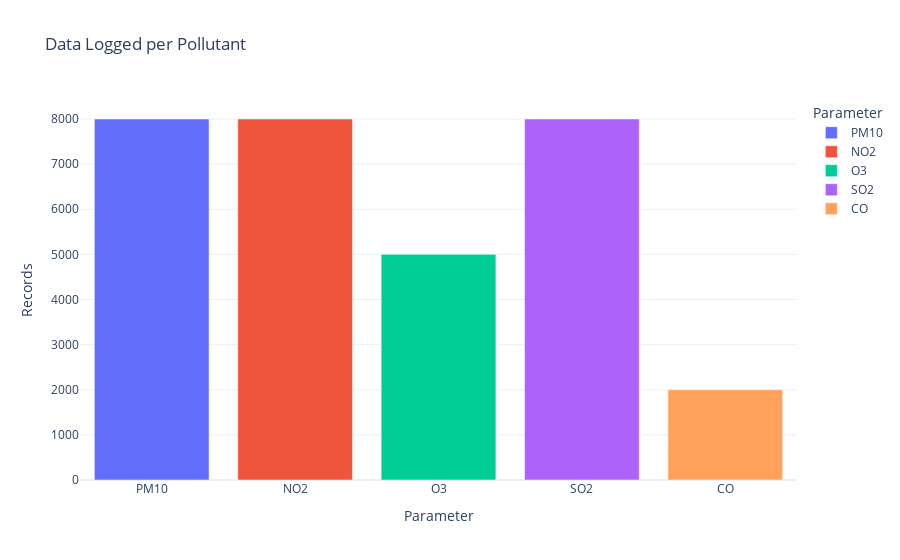

Notebook cell for this chart:
### Markdown cell above
## 5. Multi-Pollutant Overview
Let's see if we have other pollutants available.

### Code cell
parameters = ['pm10', 'no2', 'o3', 'so2', 'co']
summary_data = []

for param in parameters:
    df_temp = load_all_data(param)
    if not df_temp.empty:
        mean_val = df_temp['value'].mean()
        max_val = df_temp['value'].max()
        summary_data.append({'Parameter': param.upper(), 'Records': len(df_temp), 'Mean': mean_val, 'Max': max_val})

if summary_data:
    df_summary = pd.DataFrame(summary_data)
    
    fig = px.bar(
        df_summary, 
        x='Parameter', 
        y='Records',
        title='Data Logged per Pollutant',
        color='Parameter'
    )
    fig.show()
    display(df_summary)

### Figure 1 — Plotly figure (JSON) as saved in the notebook; plotly's stock layout.template omitted (floating-point values rounded to 4 significant figures)
{"data": [{"hovertemplate": "Parameter=%{x}<br>Records=%{y}<extra></extra>", "legendgroup": "PM10", "marker": {"color": "#636efa", "pattern": {"shape": ""}}, "name": "PM10", "orientation": "v", "showlegend": true, "textposition": "auto", "type": "bar", "x": ["PM10"], "xaxis": "x", "y": [8000], "yaxis": "y"}, {"hovertemplate": "Parameter=%{x}<br>Records=%{y}<extra></extra>", "legendgroup": "NO2", "marker": {"color": "#EF553B", "pattern": {"shape": ""}}, "name": "NO2", "orientation": "v", "showlegend": true, "textposition": "auto", "type": "bar", "x": ["NO2"], "xaxis": "x", "y": [8000], "yaxis": "y"}, {"hovertemplate": "Parameter=%{x}<br>Records=%{y}<extra></extra>", "legendgroup": "O3", "marker": {"color": "#00cc96", "pattern": {"shape": ""}}, "name": "O3", "orientation": "v", "showlegend": true, "textposition": "auto", "type": "bar", "x": ["O3"], "xaxis": "x", "y": [5000], "yaxis": "y"}, {"hovertemplate": "Parameter=%{x}<br>Records=%{y}<extra></extra>", "legendgroup": "SO2", "marker": {"color": "#ab63fa", "pattern": {"shape": ""}}, "name": "SO2", "orientation": "v", "showlegend": true, "textposition": "auto", "type": "bar", "x": ["SO2"], "xaxis": "x", "y": [8000], "yaxis": "y"}, {"hovertemplate": "Parameter=%{x}<br>Records=%{y}<extra></extra>", "legendgroup": "CO", "marker": {"color": "#FFA15A", "pattern": {"shape": ""}}, "name": "CO", "orientation": "v", "showlegend": true, "textposition": "auto", "type": "bar", "x": ["CO"], "xaxis": "x", "y": [2000], "yaxis": "y"}], "layout": {"barmode": "relative", "legend": {"title": {"text": "Parameter"}, "tracegroupgap": 0}, "title": {"text": "Data Logged per Pollutant"}, "xaxis": {"anchor": "y", "categoryarray": ["PM10", "NO2", "O3", "SO2", "CO"], "categoryorder": "array", "domain": [0, 1], "title": {"text": "Parameter"}}, "yaxis": {"anchor": "x", "domain": [0, 1], "title": {"text": "Records"}}}}
